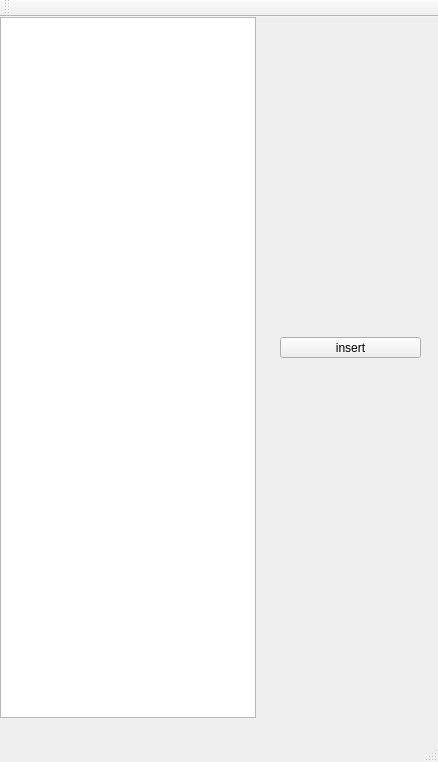
<?xml version="1.0" encoding="UTF-8"?>
<ui version="4.0">
 <class>MainWindow</class>
 <widget class="QMainWindow" name="MainWindow">
  <property name="geometry">
   <rect>
    <x>0</x>
    <y>0</y>
    <width>438</width>
    <height>762</height>
   </rect>
  </property>
  <property name="windowTitle">
   <string>MainWindow</string>
  </property>
  <widget class="QWidget" name="centralWidget">
   <widget class="QTableView" name="tableView">
    <property name="geometry">
     <rect>
      <x>0</x>
      <y>0</y>
      <width>256</width>
      <height>701</height>
     </rect>
    </property>
   </widget>
   <widget class="QPushButton" name="pushButton">
    <property name="geometry">
     <rect>
      <x>280</x>
      <y>320</y>
      <width>141</width>
      <height>21</height>
     </rect>
    </property>
    <property name="text">
     <string>insert</string>
    </property>
   </widget>
  </widget>
  <widget class="QMenuBar" name="menuBar">
   <property name="geometry">
    <rect>
     <x>0</x>
     <y>0</y>
     <width>438</width>
     <height>21</height>
    </rect>
   </property>
  </widget>
  <widget class="QToolBar" name="mainToolBar">
   <attribute name="toolBarArea">
    <enum>TopToolBarArea</enum>
   </attribute>
   <attribute name="toolBarBreak">
    <bool>false</bool>
   </attribute>
  </widget>
  <widget class="QStatusBar" name="statusBar"/>
 </widget>
 <layoutdefault spacing="6" margin="11"/>
 <resources/>
 <connections/>
</ui>
